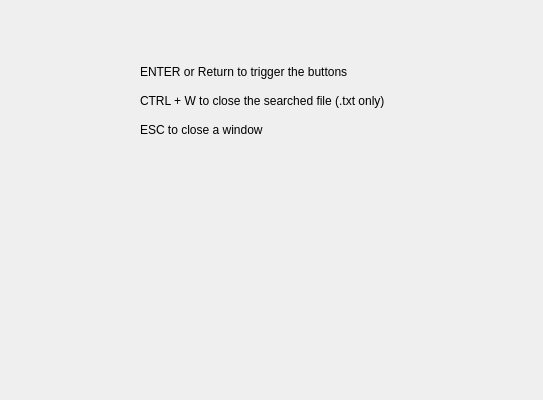
<?xml version="1.0" encoding="UTF-8"?>
<ui version="4.0">
 <class>Form</class>
 <widget class="QWidget" name="Form">
  <property name="geometry">
   <rect>
    <x>0</x>
    <y>0</y>
    <width>543</width>
    <height>400</height>
   </rect>
  </property>
  <property name="windowTitle">
   <string>Commands</string>
  </property>
  <widget class="QWidget" name="verticalLayoutWidget">
   <property name="geometry">
    <rect>
     <x>140</x>
     <y>60</y>
     <width>280</width>
     <height>81</height>
    </rect>
   </property>
   <layout class="QVBoxLayout" name="verticalLayout">
    <item>
     <widget class="QLabel" name="label">
      <property name="text">
       <string>ENTER or Return to trigger the buttons</string>
      </property>
     </widget>
    </item>
    <item>
     <widget class="QLabel" name="label_3">
      <property name="text">
       <string>CTRL + W to close the searched file (.txt only)</string>
      </property>
     </widget>
    </item>
    <item>
     <widget class="QLabel" name="label_2">
      <property name="text">
       <string>ESC to close a window</string>
      </property>
     </widget>
    </item>
   </layout>
  </widget>
 </widget>
 <resources/>
 <connections/>
</ui>
